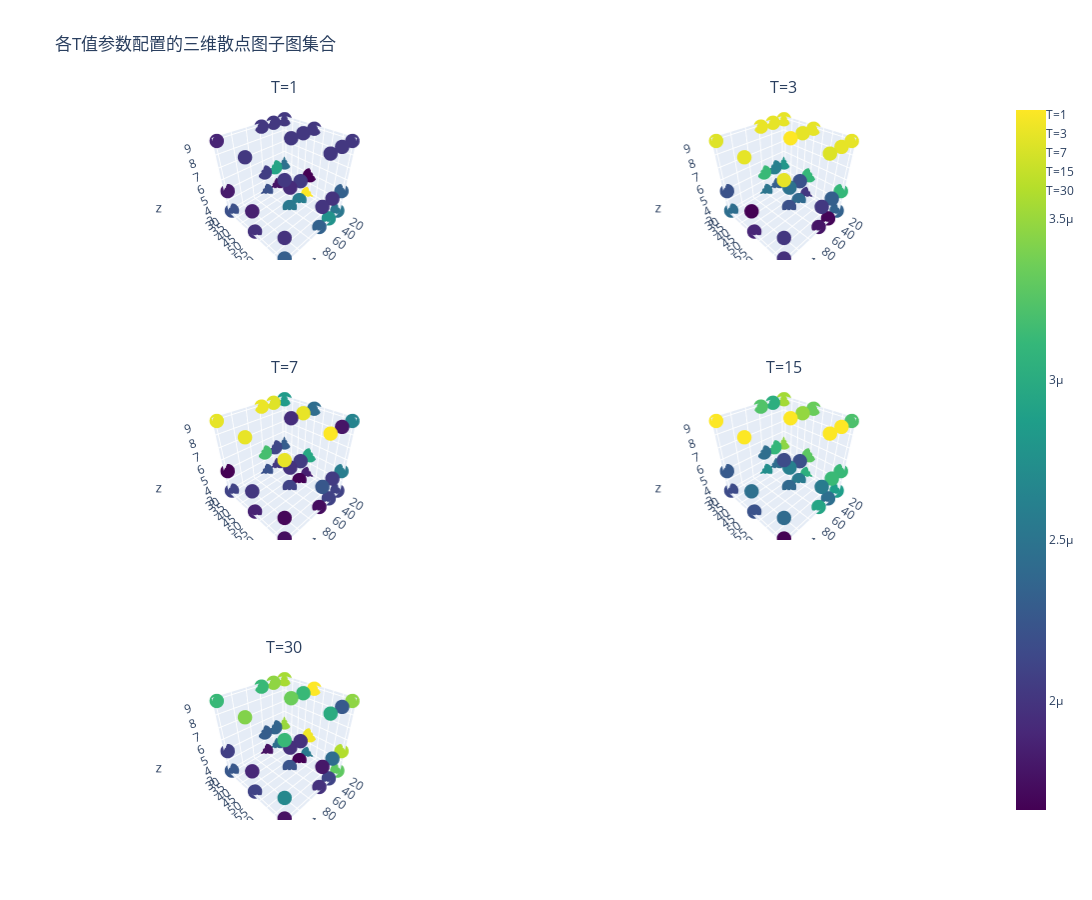

Notebook code cell kept with this figure:
### Code cell
import plotly.graph_objects as go
from plotly.subplots import make_subplots

# 数据准备
config_id = 6  # 根据实际情况调整ID
file_path = f'best_models_results_{config_id}.xlsx'
data = pd.read_excel(file_path)

# 创建子图布局，每个T值一个子图
fig = make_subplots(
    rows=3, cols=2,  # 根据T值的数量调整，这里假设有5个T值
    specs=[[{'type': 'scatter3d'}, {'type': 'scatter3d'}],
           [{'type': 'scatter3d'}, {'type': 'scatter3d'}],
           [{'type': 'scatter3d'}, None]],  # 最后一个子图没有对应的T值
    subplot_titles=[f'T={t}' for t in sorted(data['T'].unique())]
)

# 添加每个子图的数据
for i, t in enumerate(sorted(data['T'].unique()), start=1):
    subset = data[data['T'] == t]
    row = (i - 1) // 2 + 1
    col = (i - 1) % 2 + 1
    fig.add_trace(
        go.Scatter3d(
            x=subset['window_size'],
            y=subset['hidden_dim'],
            z=subset['num_layers'],
            mode='markers',
            marker=dict(
                size=5,
                color=subset['best_val_loss'],  # 使用损失值作为颜色
                colorscale='Viridis',
                showscale=True if i == len(data['T'].unique()) else False  # 只在最后一个图显示颜色条
            ),
            name=f'T={t}'
        ),
        row=row, col=col
    )

# 更新布局
fig.update_layout(height=900, width=1200, title_text="各T值参数配置的三维散点图子图集合")

# 显示图形
fig.show()

#保存
fig.write_html(f'3d_scatter_plots_{config_id}/3d_scatter_plot_all_T.html')

### Figure 1 — Plotly figure (JSON) as saved in the notebook; plotly's stock layout.template omitted (floating-point values rounded to 4 significant figures)
{"data": [{"marker": {"color": [0.000144, 0.0001429, 0.0001417, 0.0001467, 0.0001407, 0.0001417, 0.0001431, 0.0001426, 0.0001417, 0.0001411, 0.0001442, 0.0001417, 0.0001432, 0.0001418, 0.0001417, 0.0001437, 0.0001416, 0.0001417, 0.0001422, 0.0001418, 0.0001417, 0.0001431, 0.0001415, 0.0001417, 0.0001426, 0.0001416, 0.0001417, 0.0001422, 0.0001411, 0.0001413, 0.0001416, 0.0001413, 0.0001417, 0.0001425, 0.0001416, 0.0001417], "colorscale": [[0.0, "#440154"], [0.1111, "#482878"], [0.2222, "#3e4989"], [0.3333, "#31688e"], [0.4444, "#26828e"], [0.5556, "#1f9e89"], [0.6667, "#35b779"], [0.7778, "#6ece58"], [0.8889, "#b5de2b"], [1.0, "#fde725"]], "showscale": false, "size": 5}, "mode": "markers", "name": "T=1", "x": [20, 20, 20, 20, 20, 20, 20, 20, 20, 40, 40, 40, 40, 40, 40, 40, 40, 40, 60, 60, 60, 60, 60, 60, 60, 60, 60, 120, 120, 120, 120, 120, 120, 120, 120, 120], "y": [30, 30, 30, 50, 50, 50, 70, 70, 70, 30, 30, 30, 50, 50, 50, 70, 70, 70, 30, 30, 30, 50, 50, 50, 70, 70, 70, 30, 30, 30, 50, 50, 50, 70, 70, 70], "z": [3, 5, 9, 3, 5, 9, 3, 5, 9, 3, 5, 9, 3, 5, 9, 3, 5, 9, 3, 5, 9, 3, 5, 9, 3, 5, 9, 3, 5, 9, 3, 5, 9, 3, 5, 9], "type": "scatter3d", "scene": "scene"}, {"marker": {"color": [3.617e-05, 3.743e-05, 4.709e-05, 2.949e-05, 4.056e-05, 4.71e-05, 3.28e-05, 4.057e-05, 4.709e-05, 3.257e-05, 3.547e-05, 4.709e-05, 3.347e-05, 3.155e-05, 4.709e-05, 2.619e-05, 3.251e-05, 4.709e-05, 3.444e-05, 4.073e-05, 4.719e-05, 3.144e-05, 3.422e-05, 4.787e-05, 2.717e-05, 2.96e-05, 4.675e-05, 3.384e-05, 3.149e-05, 4.682e-05, 2.828e-05, 2.593e-05, 4.71e-05, 2.901e-05, 2.95e-05, 4.709e-05], "colorscale": [[0.0, "#440154"], [0.1111, "#482878"], [0.2222, "#3e4989"], [0.3333, "#31688e"], [0.4444, "#26828e"], [0.5556, "#1f9e89"], [0.6667, "#35b779"], [0.7778, "#6ece58"], [0.8889, "#b5de2b"], [1.0, "#fde725"]], "showscale": false, "size": 5}, "mode": "markers", "name": "T=3", "x": [20, 20, 20, 20, 20, 20, 20, 20, 20, 40, 40, 40, 40, 40, 40, 40, 40, 40, 60, 60, 60, 60, 60, 60, 60, 60, 60, 120, 120, 120, 120, 120, 120, 120, 120, 120], "y": [30, 30, 30, 50, 50, 50, 70, 70, 70, 30, 30, 30, 50, 50, 50, 70, 70, 70, 30, 30, 30, 50, 50, 50, 70, 70, 70, 30, 30, 30, 50, 50, 50, 70, 70, 70], "z": [3, 5, 9, 3, 5, 9, 3, 5, 9, 3, 5, 9, 3, 5, 9, 3, 5, 9, 3, 5, 9, 3, 5, 9, 3, 5, 9, 3, 5, 9, 3, 5, 9, 3, 5, 9], "type": "scatter3d", "scene": "scene2"}, {"marker": {"color": [1.056e-05, 1.02e-05, 1.26e-05, 8.239e-06, 1.308e-05, 1.077e-05, 9.286e-06, 1.143e-05, 1.171e-05, 9.003e-06, 9.405e-06, 1.651e-05, 7.425e-06, 9.057e-06, 1.665e-05, 9.292e-06, 9.065e-06, 7.947e-06, 9.839e-06, 1.409e-05, 1.669e-05, 9.327e-06, 8.821e-06, 8.619e-06, 7.714e-06, 9.99e-06, 1.695e-05, 9.325e-06, 7.391e-06, 1.662e-05, 8.303e-06, 8.935e-06, 1.664e-05, 7.716e-06, 7.528e-06, 1.664e-05], "colorscale": [[0.0, "#440154"], [0.1111, "#482878"], [0.2222, "#3e4989"], [0.3333, "#31688e"], [0.4444, "#26828e"], [0.5556, "#1f9e89"], [0.6667, "#35b779"], [0.7778, "#6ece58"], [0.8889, "#b5de2b"], [1.0, "#fde725"]], "showscale": false, "size": 5}, "mode": "markers", "name": "T=7", "x": [20, 20, 20, 20, 20, 20, 20, 20, 20, 40, 40, 40, 40, 40, 40, 40, 40, 40, 60, 60, 60, 60, 60, 60, 60, 60, 60, 120, 120, 120, 120, 120, 120, 120, 120, 120], "y": [30, 30, 30, 50, 50, 50, 70, 70, 70, 30, 30, 30, 50, 50, 50, 70, 70, 70, 30, 30, 30, 50, 50, 50, 70, 70, 70, 30, 30, 30, 50, 50, 50, 70, 70, 70], "z": [3, 5, 9, 3, 5, 9, 3, 5, 9, 3, 5, 9, 3, 5, 9, 3, 5, 9, 3, 5, 9, 3, 5, 9, 3, 5, 9, 3, 5, 9, 3, 5, 9, 3, 5, 9], "type": "scatter3d", "scene": "scene3"}, {"marker": {"color": [4.645e-06, 5.274e-06, 5.414e-06, 4.514e-06, 4.954e-06, 5.043e-06, 4.223e-06, 4.682e-06, 4.831e-06, 3.45e-06, 4.638e-06, 4.507e-06, 3.652e-06, 3.024e-06, 5.323e-06, 3.475e-06, 4.694e-06, 5.954e-06, 3.984e-06, 3.453e-06, 4.875e-06, 3.37e-06, 3.749e-06, 5.949e-06, 4.341e-06, 3.684e-06, 5.949e-06, 2.962e-06, 3.17e-06, 5.949e-06, 3.046e-06, 3.485e-06, 5.949e-06, 2.063e-06, 3.406e-06, 2.967e-06], "colorscale": [[0.0, "#440154"], [0.1111, "#482878"], [0.2222, "#3e4989"], [0.3333, "#31688e"], [0.4444, "#26828e"], [0.5556, "#1f9e89"], [0.6667, "#35b779"], [0.7778, "#6ece58"], [0.8889, "#b5de2b"], [1.0, "#fde725"]], "showscale": false, "size": 5}, "mode": "markers", "name": "T=15", "x": [20, 20, 20, 20, 20, 20, 20, 20, 20, 40, 40, 40, 40, 40, 40, 40, 40, 40, 60, 60, 60, 60, 60, 60, 60, 60, 60, 120, 120, 120, 120, 120, 120, 120, 120, 120], "y": [30, 30, 30, 50, 50, 50, 70, 70, 70, 30, 30, 30, 50, 50, 50, 70, 70, 70, 30, 30, 30, 50, 50, 50, 70, 70, 70, 30, 30, 30, 50, 50, 50, 70, 70, 70], "z": [3, 5, 9, 3, 5, 9, 3, 5, 9, 3, 5, 9, 3, 5, 9, 3, 5, 9, 3, 5, 9, 3, 5, 9, 3, 5, 9, 3, 5, 9, 3, 5, 9, 3, 5, 9], "type": "scatter3d", "scene": "scene4"}, {"marker": {"color": [3.337e-06, 3.503e-06, 3.548e-06, 2.55e-06, 3.8e-06, 3.84e-06, 3.29e-06, 3.588e-06, 3.463e-06, 2.445e-06, 2.358e-06, 3.468e-06, 1.658e-06, 1.968e-06, 3.125e-06, 2.107e-06, 2.421e-06, 2.271e-06, 1.767e-06, 2.302e-06, 3.125e-06, 2.227e-06, 1.956e-06, 3.342e-06, 1.97e-06, 1.8e-06, 3.001e-06, 2.251e-06, 2.073e-06, 3.125e-06, 2.101e-06, 1.898e-06, 3.423e-06, 1.759e-06, 2.676e-06, 3.124e-06], "colorscale": [[0.0, "#440154"], [0.1111, "#482878"], [0.2222, "#3e4989"], [0.3333, "#31688e"], [0.4444, "#26828e"], [0.5556, "#1f9e89"], [0.6667, "#35b779"], [0.7778, "#6ece58"], [0.8889, "#b5de2b"], [1.0, "#fde725"]], "showscale": true, "size": 5}, "mode": "markers", "name": "T=30", "x": [20, 20, 20, 20, 20, 20, 20, 20, 20, 40, 40, 40, 40, 40, 40, 40, 40, 40, 60, 60, 60, 60, 60, 60, 60, 60, 60, 120, 120, 120, 120, 120, 120, 120, 120, 120], "y": [30, 30, 30, 50, 50, 50, 70, 70, 70, 30, 30, 30, 50, 50, 50, 70, 70, 70, 30, 30, 30, 50, 50, 50, 70, 70, 70, 30, 30, 30, 50, 50, 50, 70, 70, 70], "z": [3, 5, 9, 3, 5, 9, 3, 5, 9, 3, 5, 9, 3, 5, 9, 3, 5, 9, 3, 5, 9, 3, 5, 9, 3, 5, 9, 3, 5, 9, 3, 5, 9, 3, 5, 9], "type": "scatter3d", "scene": "scene5"}], "layout": {"scene": {"domain": {"x": [0.0, 0.45], "y": [0.7778, 1.0]}}, "scene2": {"domain": {"x": [0.55, 1.0], "y": [0.7778, 1.0]}}, "scene3": {"domain": {"x": [0.0, 0.45], "y": [0.3889, 0.6111]}}, "scene4": {"domain": {"x": [0.55, 1.0], "y": [0.3889, 0.6111]}}, "scene5": {"domain": {"x": [0.0, 0.45], "y": [0.0, 0.2222]}}, "annotations": [{"font": {"size": 16}, "showarrow": false, "text": "T=1", "x": 0.225, "xanchor": "center", "xref": "paper", "y": 1.0, "yanchor": "bottom", "yref": "paper"}, {"font": {"size": 16}, "showarrow": false, "text": "T=3", "x": 0.775, "xanchor": "center", "xref": "paper", "y": 1.0, "yanchor": "bottom", "yref": "paper"}, {"font": {"size": 16}, "showarrow": false, "text": "T=7", "x": 0.225, "xanchor": "center", "xref": "paper", "y": 0.6111, "yanchor": "bottom", "yref": "paper"}, {"font": {"size": 16}, "showarrow": false, "text": "T=15", "x": 0.775, "xanchor": "center", "xref": "paper", "y": 0.6111, "yanchor": "bottom", "yref": "paper"}, {"font": {"size": 16}, "showarrow": false, "text": "T=30", "x": 0.225, "xanchor": "center", "xref": "paper", "y": 0.2222, "yanchor": "bottom", "yref": "paper"}], "title": {"text": "各T值参数配置的三维散点图子图集合"}, "height": 900, "width": 1200}}
